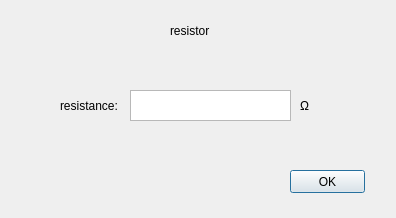
<?xml version="1.0" encoding="UTF-8"?>
<ui version="4.0">
 <class>dialog_additem</class>
 <widget class="QDialog" name="dialog_additem">
  <property name="geometry">
   <rect>
    <x>0</x>
    <y>0</y>
    <width>396</width>
    <height>218</height>
   </rect>
  </property>
  <property name="mouseTracking">
   <bool>true</bool>
  </property>
  <property name="windowTitle">
   <string>Dialog</string>
  </property>
  <widget class="QTextEdit" name="textEdit">
   <property name="geometry">
    <rect>
     <x>130</x>
     <y>90</y>
     <width>161</width>
     <height>31</height>
    </rect>
   </property>
  </widget>
  <widget class="QLabel" name="label">
   <property name="geometry">
    <rect>
     <x>60</x>
     <y>90</y>
     <width>71</width>
     <height>31</height>
    </rect>
   </property>
   <property name="text">
    <string>resistance:</string>
   </property>
  </widget>
  <widget class="QLabel" name="label_2">
   <property name="geometry">
    <rect>
     <x>170</x>
     <y>20</y>
     <width>71</width>
     <height>21</height>
    </rect>
   </property>
   <property name="mouseTracking">
    <bool>false</bool>
   </property>
   <property name="toolTip">
    <string>&lt;html&gt;&lt;head/&gt;&lt;body&gt;&lt;p&gt;A resistor is a passive two-terminal electrical component that implements electrical resistance as a circuit element. In electronic circuits, resistors are used to reduce current flow, adjust signal levels, to divide voltages, bias active elements, and terminate transmission lines, among other uses.&lt;/p&gt;&lt;/body&gt;&lt;/html&gt;</string>
   </property>
   <property name="whatsThis">
    <string>&lt;html&gt;&lt;head/&gt;&lt;body&gt;&lt;p&gt;A resistor is a passive two-terminal electrical component that implements electrical resistance as a circuit element. In electronic circuits, resistors are used to reduce current flow, adjust signal levels, to divide voltages, bias active elements, and terminate transmission lines, among other uses.&lt;/p&gt;&lt;/body&gt;&lt;/html&gt;</string>
   </property>
   <property name="text">
    <string>resistor</string>
   </property>
  </widget>
  <widget class="QLabel" name="label_3">
   <property name="geometry">
    <rect>
     <x>300</x>
     <y>90</y>
     <width>54</width>
     <height>31</height>
    </rect>
   </property>
   <property name="text">
    <string>Ω</string>
   </property>
  </widget>
  <widget class="QPushButton" name="okButton">
   <property name="geometry">
    <rect>
     <x>290</x>
     <y>170</y>
     <width>75</width>
     <height>23</height>
    </rect>
   </property>
   <property name="text">
    <string>OK</string>
   </property>
  </widget>
 </widget>
 <resources/>
 <connections/>
</ui>
